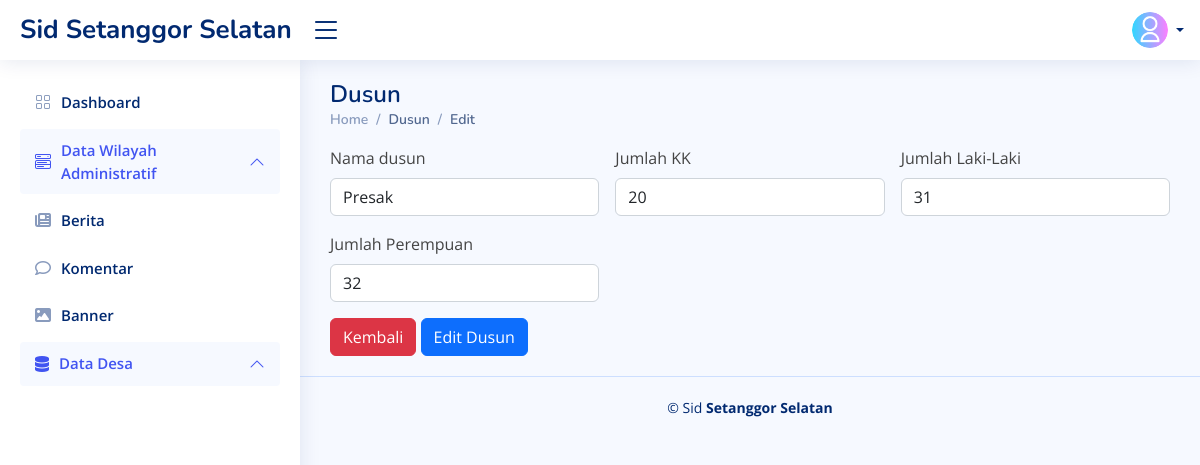
/Dusun/edit/3, run on the app's committed database.
### tables this page shows
CREATE TABLE `dusun` (
  `id` int(11) NOT NULL,
  `nama_dusun` varchar(125) NOT NULL,
  `jumlah_KK` int(125) NOT NULL,
  `jumlah_L` int(125) NOT NULL,
  `jumlah_P` varchar(125) NOT NULL
);

### application/helpers/sid_helper.php (called while the page is built, shortened)
<?php
function viewAdmin($folder, $file, $data)
{
    $ci = get_instance();
    $ci->load->view('admin/tamplates/header', $data);
    $ci->load->view('admin/tamplates/sidebar', $data);
    $ci->load->view('admin/' . $folder . '/' . $file, $data);
}

### application/controllers/Dusun.php (called while the page is built, shortened)
<?php
class Dusun extends CI_Controller
{
    public function edit($id)
    {
        $data['title'] = "Admin Edit Dusun";
        $data['dusun'] = $this->db->get_where('dusun', ['id' => $id])->row_array();
        $this->form_validation->set_rules('nama_dusun', 'Nama Dusun', 'required|trim');
        $this->form_validation->set_rules('jumlah_kk', 'Jumalah KK', 'required|trim|numeric');
        $this->form_validation->set_rules('jumlah_l', 'Jumalah Laki-Laki', 'required|trim|numeric');
        $this->form_validation->set_rules('jumlah_p', 'Jumalah Perempuan', 'required|trim|numeric');
        if ($this->form_validation->run() == false) {
            viewAdmin('Dusun', 'edit', $data);
        } else {
            $this->Dusun_model->editDusun($id);
            $this->session->set_flashdata('alert', 'alert-warning');
            $this->session->set_flashdata('pesan', 'Data Dusun Berhasil Di Edit');
            redirect('Dusun');
        }
    }
}

### index.php (called while the page is built, shortened)
<?php
require_once BASEPATH.'core/CodeIgniter.php';

### application/views/admin/Dusun/edit.php (the view, shortened to what this page needs)
<main id="main" class="main">
    <div class="pagetitle">
        <h1>Dusun</h1>
        <nav>
            <ol class="breadcrumb">
                <li class="breadcrumb-item"><a href="index.html">Home</a></li>
                <li class="breadcrumb-item active">Dusun</li>
                <li class="breadcrumb-item active">Edit</li>
            </ol>
        </nav>
    </div>
    <section class="section dashboard">
        <div class="row">
            <div class="col-md-12">
                <form class="row g-3" action="" method="POST">
                    <div class="col-md-4">
                        <label for="nama_dusun" class="form-label">Nama dusun</label>
                        <input type="text" name="nama_dusun" class="form-control" id="nama_dusun" value="<?= $dusun['nama_dusun']; ?>">
                    </div>
                    <div class="col-md-4">
                        <label for="jumlah_kk" class="form-label">Jumlah KK</label>
                        <input type="number" name="jumlah_kk" class="form-control" id="jumlah_kk" value="<?= $dusun['jumlah_KK']; ?>">
                    </div>
                    <div class="col-md-4">
                        <label for="jumlah_l" class="form-label">Jumlah Laki-Laki</label>
                        <input type="number" name="jumlah_l" class="form-control" id="jumlah_l" value="<?= $dusun['jumlah_L']; ?>">
                    </div>
                    <div class="col-md-4">
                        <label for="jumlah_p" class="form-label">Jumlah Perempuan</label>
                        <input type="number" name="jumlah_p" class="form-control" id="jumlah_p" value="<?= $dusun['jumlah_P'] ?>">
                    </div>
                    <div class="col-12">
                        <a href="" class="btn btn-danger">Kembali</a>
                        <button class="btn btn-primary" type="submit">Edit Dusun</button>
                    </div>
                </form>
            </div>
        </div>
    </section>
</main>

### assets/admin/assets/css/style.css (style rules this page uses)
:root { scroll-behavior: smooth; }
body { font-family: "Open Sans", sans-serif; background: #f6f9ff; color: #444444; }
a { color: #4154f1; text-decoration: none; }
h1, h2, h3, h4, h5, h6 { font-family: "Nunito", sans-serif; }
#main { margin-top: 60px; padding: 20px 30px; transition: all 0.3s; }
.pagetitle { margin-bottom: 10px; }
.pagetitle h1 { font-size: 24px; margin-bottom: 0; font-weight: 600; color: #012970; }
.breadcrumb { font-size: 14px; font-family: "Nunito", sans-serif; color: #899bbd; font-weight: 600; }
.breadcrumb a { color: #899bbd; transition: 0.3s; }
.breadcrumb .breadcrumb-item::before { color: #899bbd; }
.breadcrumb .active { color: #51678f; font-weight: 600; }
@media (min-width: 1200px) { #main, #footer { margin-left: 300px; } }

### data on the page
dusun: nama_dusun "Presak", jumlah_kk "20", jumlah_l "31", jumlah_p "32"
